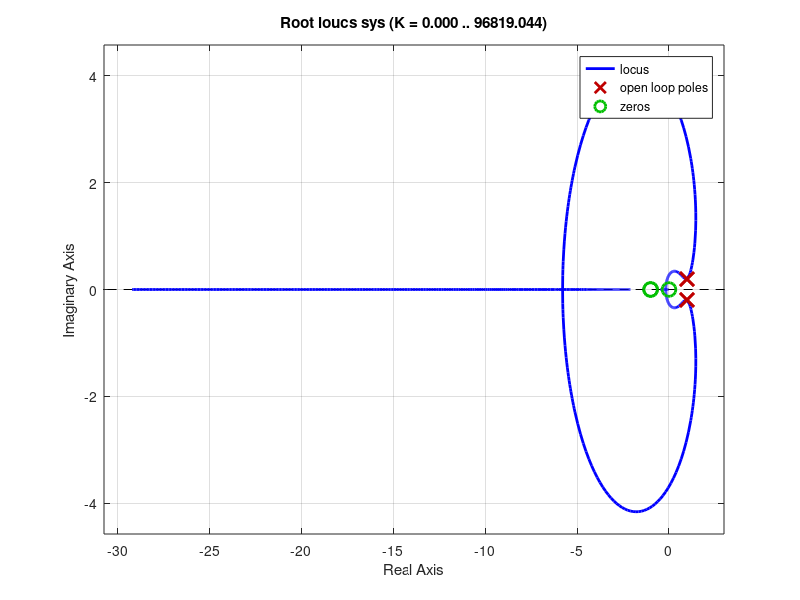

This figure's MATLAB source: (Note: this script raises an error after producing the figure.)
% Script f06_10.m; recip. RL for undamped oscillator;
%                                        7/92, 4/2/02
%                  
a=pi/16; ph=[cos(a) sin(a);-sin(a) cos(a)];
ga=[1-cos(a); sin(a)]; C=[1 0];
[n,d]=ss2tf(ph,ga,C,0,1);
nr=[n(3) n(2) n(1)]; dr=[d(3) d(2) d(1)];
nrl=conv(n,nr); drl=conv(d,dr); sys=tf(nrl,drl);
K=[1 3 10 30 100 300 1000 3000 10000 30000];
z=[-1.02 -.98 0];
th=0:pi/90:pi; xc=cos(th); yc=sin(th);
%
figure(1); clf; rlocus(sys); hold on; rlocus(sys,K);
plot(z,[0 0 0],'o',xc,yc,'r--'); hold off 
axis([-1.5 1.5 0 3]); grid; xlabel('Real(z)');
ylabel('Imag(z)')
%print -deps2 \book_do\figures\f06_10 
